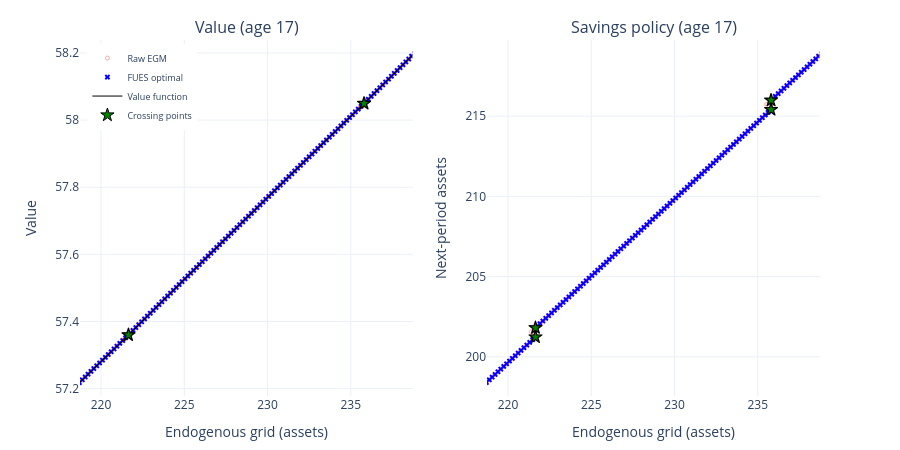

Notebook source saved alongside this figure:
### Code cell
# ── Interactive EGM grid plot (auto-centered on crossings, auto y-range) ──
from examples.retirement.outputs import nb_plot_egm_interactive

fig = nb_plot_egm_interactive(nest, model, age=plot_age, pad=10)
fig.show()

### Figure 1 — Plotly figure (JSON) as saved in the notebook; plotly's stock layout.template omitted (floating-point values rounded to 4 significant figures; data arrays with more than 128 entries replaced by an {"elided": "..."} marker saying what was removed)
{"data": [{"marker": {"color": "red", "opacity": 0.3, "size": 4, "symbol": "circle-open"}, "mode": "markers", "name": "Raw EGM", "type": "scattergl", "x": {"elided": "3000 float values"}, "xaxis": "x", "y": {"elided": "3000 float values"}, "yaxis": "y"}, {"marker": {"color": "blue", "size": 5, "symbol": "x"}, "mode": "markers", "name": "FUES optimal", "type": "scattergl", "x": {"elided": "2892 float values"}, "xaxis": "x", "y": {"elided": "2892 float values"}, "yaxis": "y"}, {"line": {"color": "black", "width": 1}, "mode": "lines", "name": "Value function", "type": "scattergl", "x": {"elided": "2892 float values"}, "xaxis": "x", "y": {"elided": "2892 float values"}, "yaxis": "y"}, {"marker": {"color": "green", "line": {"color": "black", "width": 1}, "size": 10, "symbol": "star"}, "mode": "markers", "name": "Crossing points", "type": "scattergl", "x": [39.31, 39.31, 49.81, 49.81, 60.47, 60.47, 71.47, 71.47, 82.64, 82.64, 94.06, 94.06, 105.6, 105.6, 117.6, 117.6, 129.6, 129.6, 142.0, 142.0, 154.6, 154.6, 167.6, 167.6, 180.6, 180.6, 194.0, 194.0, 207.6, 207.6, 221.7, 221.7, 235.8, 235.8, 250.3, 250.3, 265.2, 265.2, 280.3, 280.3, 295.7, 295.7, 311.5, 311.5, 327.5, 327.5, 343.8, 343.8, 360.5, 360.5, 377.6, 377.6, 395.0, 395.0, 412.7, 412.7, 430.9, 430.9, 449.3, 449.3, 468.1, 468.1, 487.4, 487.4], "xaxis": "x", "y": [48.51, 48.51, 49.02, 49.02, 49.54, 49.54, 50.07, 50.07, 50.61, 50.61, 51.16, 51.16, 51.72, 51.72, 52.31, 52.31, 52.89, 52.89, 53.49, 53.49, 54.1, 54.1, 54.73, 54.73, 55.36, 55.36, 56.02, 56.02, 56.68, 56.68, 57.36, 57.36, 58.05, 58.05, 58.76, 58.76, 59.48, 59.48, 60.22, 60.22, 60.97, 60.97, 61.74, 61.74, 62.52, 62.52, 63.31, 63.31, 64.13, 64.13, 64.96, 64.96, 65.81, 65.81, 66.68, 66.68, 67.57, 67.57, 68.47, 68.47, 69.39, 69.39, 70.33, 70.33], "yaxis": "y"}, {"marker": {"color": "red", "opacity": 0.3, "size": 4, "symbol": "circle-open"}, "mode": "markers", "showlegend": false, "type": "scattergl", "x": {"elided": "3000 float values"}, "xaxis": "x2", "y": {"elided": "3000 float values"}, "yaxis": "y2"}, {"marker": {"color": "blue", "size": 5, "symbol": "x"}, "mode": "markers", "showlegend": false, "type": "scattergl", "x": {"elided": "2892 float values"}, "xaxis": "x2", "y": {"elided": "2892 float values"}, "yaxis": "y2"}, {"marker": {"color": "green", "line": {"color": "black", "width": 1}, "size": 10, "symbol": "star"}, "mode": "markers", "showlegend": false, "type": "scattergl", "x": [39.31, 39.31, 49.81, 49.81, 60.47, 60.47, 71.47, 71.47, 82.64, 82.64, 94.06, 94.06, 105.6, 105.6, 117.6, 117.6, 129.6, 129.6, 142.0, 142.0, 154.6, 154.6, 167.6, 167.6, 180.6, 180.6, 194.0, 194.0, 207.6, 207.6, 221.7, 221.7, 235.8, 235.8, 250.3, 250.3, 265.2, 265.2, 280.3, 280.3, 295.7, 295.7, 311.5, 311.5, 327.5, 327.5, 343.8, 343.8, 360.5, 360.5, 377.6, 377.6, 395.0, 395.0, 412.7, 412.7, 430.9, 430.9, 449.3, 449.3, 468.1, 468.1, 487.4, 487.4], "xaxis": "x2", "y": [18.84, 19.27, 29.34, 29.71, 40.02, 40.43, 51.02, 51.18, 62.19, 62.65, 73.69, 74.08, 85.2, 85.68, 97.2, 97.67, 109.2, 109.7, 121.5, 122.1, 134.2, 134.7, 147.2, 147.7, 160.2, 160.7, 173.6, 173.7, 187.2, 187.8, 201.2, 201.8, 215.4, 216.0, 229.9, 230.5, 244.7, 245.4, 259.9, 260.5, 275.3, 275.9, 291.1, 291.7, 307.1, 307.8, 323.4, 324.1, 340.1, 340.8, 357.2, 357.9, 374.6, 375.3, 392.3, 393.0, 410.5, 411.2, 428.9, 429.6, 447.7, 448.5, 467.0, 467.8], "yaxis": "y2"}], "layout": {"annotations": [{"font": {"size": 16}, "showarrow": false, "text": "Value (age 17)", "x": 0.225, "xanchor": "center", "xref": "paper", "y": 1, "yanchor": "bottom", "yref": "paper"}, {"font": {"size": 16}, "showarrow": false, "text": "Savings policy (age 17)", "x": 0.775, "xanchor": "center", "xref": "paper", "y": 1, "yanchor": "bottom", "yref": "paper"}], "dragmode": "zoom", "height": 450, "legend": {"font": {"size": 9}, "x": 0.01, "y": 0.99}, "margin": {"b": 40, "t": 40}, "xaxis": {"anchor": "y", "domain": [0, 0.45], "range": [218.7, 238.7], "title": {"text": "Endogenous grid (assets)"}}, "xaxis2": {"anchor": "y2", "domain": [0.55, 1], "range": [218.7, 238.7], "title": {"text": "Endogenous grid (assets)"}}, "yaxis": {"anchor": "x", "domain": [0, 1], "range": [57.18, 58.24], "title": {"text": "Value"}}, "yaxis2": {"anchor": "x2", "domain": [0, 1], "range": [197.6, 219.7], "title": {"text": "Next-period assets"}}}}
